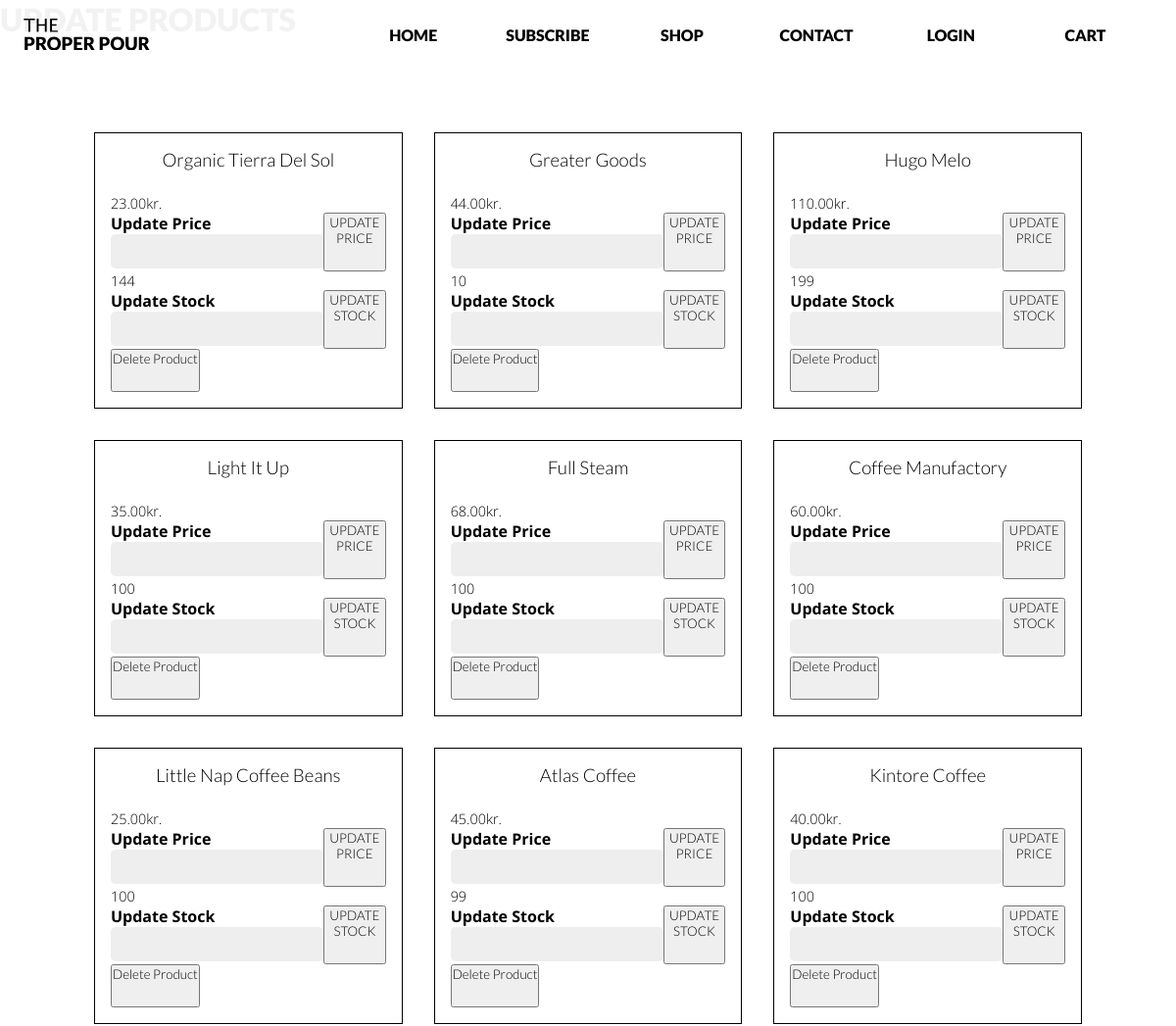
The app's page /admin.php (upper part), older data.
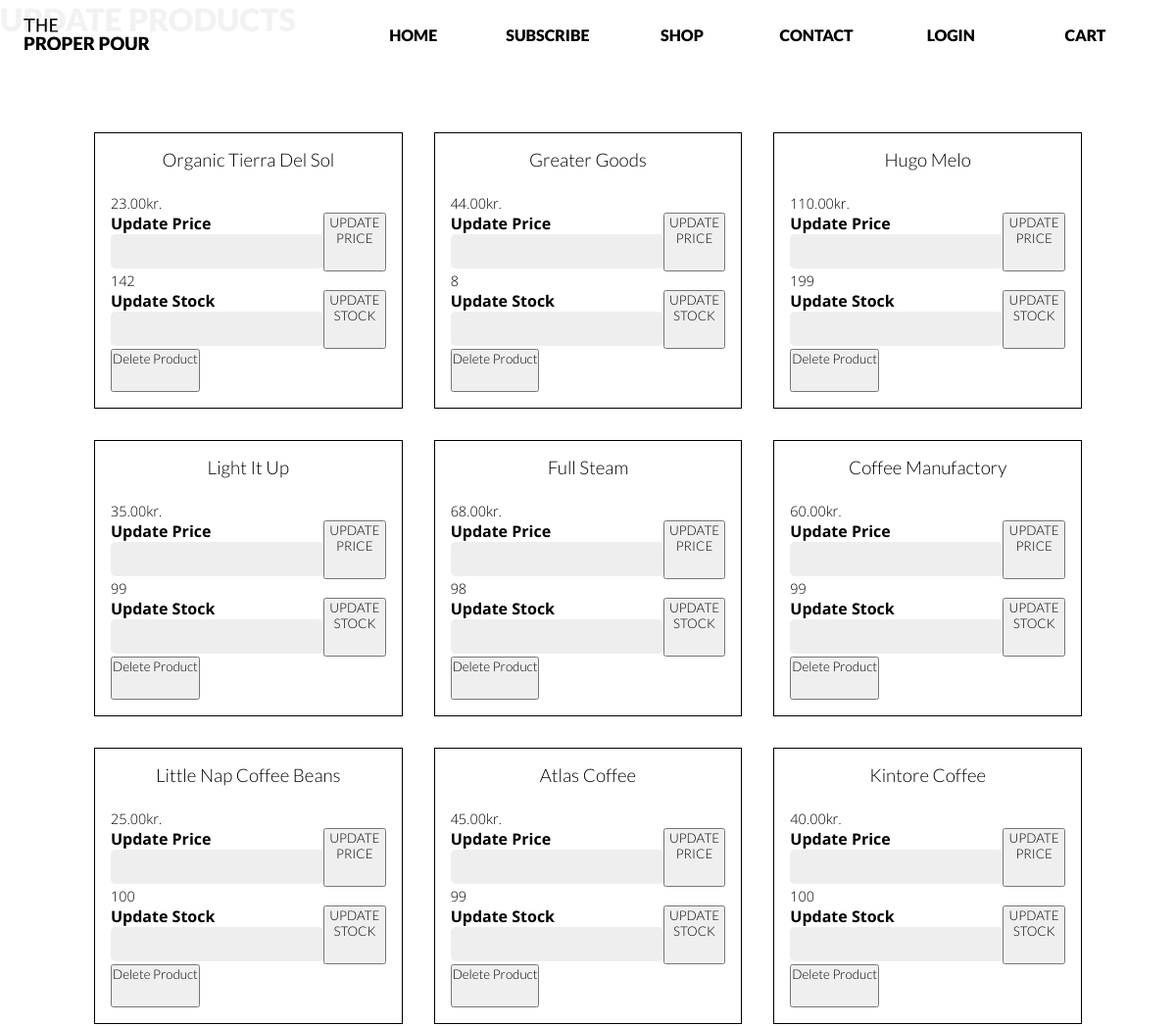
The same page, newer data.
### tables this page shows
CREATE TABLE `tproduct` (
  `nProductID` int(10) UNSIGNED NOT NULL,
  `cName` varchar(50) NOT NULL,
  `nCoffeeTypeID` mediumint(8) UNSIGNED NOT NULL,
  `nPrice` decimal(5,2) NOT NULL DEFAULT 0.00,
  `nStock` int(11) NOT NULL DEFAULT 0,
  `bActive` tinyint(1) NOT NULL DEFAULT 1
);

### admin.php (the view, shortened to what this page needs)
<?php
require_once(__DIR__.'/components/header.php');
require_once(__DIR__.'/connection.php');
?>
<main>
<h1>Update Products</h1>
<div class="adminProducts">
<?php
    $sql = "SELECT * FROM tProduct";
    $statement = $connection->prepare($sql);
    if($statement->execute()){
        $products = $statement->fetchAll(PDO::FETCH_ASSOC);
    foreach($products as $row){
        if($row['bActive']==1){
            echo '
            <div class="adminProduct" id="product-'.$row['nProductID'].' ">
            <h3 class="adminProductName">'.$row['cName'].' </h3>
            <p class="adminPropertyPrice">'.$row['nPrice'].'kr.</p>
            <form method="post" id="frmUpdatePrice">
    <label for="">Update Price<input type="text" name="updatePrice"></label>
    <button type="submit" class="btnUpdatePrice">UPDATE PRICE</button>
</form>
            <p class="propertyStock">'.$row['nStock'].'</p>
            <form method="post" id="frmUpdateStock">
    <label for="">Update Stock<input type="text" name="updateStock"></label>
    <button type="submit" class="btnUpdateStock">UPDATE STOCK</button>
</form>
<button class="btnDeleteProduct">Delete Product</button>
            </div>
            ';
        }
    }
}
?>
</div>
</main>
<?php
require_once(__DIR__.'/components/footer.php');

### components/header.php (shortened to what this page needs)
<?php
$menuPath = "";
if ($_SESSION) {
  $menuPath = "Profile";
} else {
  $menuPath = "Login";
}
?>
<html lang="en">
  <head>
    <link rel="stylesheet" href="style.css" />
  </head>
  <body>
    <header>
            <a href="index.php" class="logo bg-contain">The Proper Pour Logo</a>
            <nav class="deskmenu grid">
                <a href="index.php" class="<?php if($sCurrentPage == 'frontpage') echo 'active';?>">Home</a>
                    <a href="subscribe.php" class="<?php if($sCurrentPage == 'subscribe') echo 'active';?>">Subscribe</a>
                    <a href="shop.php" class="<?php if($sCurrentPage == 'shop') echo 'active';?>">Shop</a>
                    <a href="contact.php" class="<?php if($sCurrentPage == 'contact') echo 'active';?>">Contact</a>
                    <a class="<?php if($sCurrentPage == strtolower($menuPath)) echo 'active';?>"href="<?=strtolower($menuPath)?>.php"><?=$menuPath?></a>
                    <a href="cart.php" class=" <?php if($sCurrentPage == 'cart') echo 'active';?>">Cart</a>
            </nav>
        </header>

### components/footer.php (shortened to what this page needs)
</body>
</html>

### style.css (style rules this page uses)
* { box-sizing: border-box; padding: 0; margin: 0; }
html { scroll-behavior: smooth; }
.grid { display: grid; }
h1, h2, h5, a, .step-no .no, .frontpage h2, #formSearch label, .product h3, .filter h3, .testResults h3, .profile-details h3 { font-family: "Lato", sans-serif; font-weight: 900; text-transform: uppercase; text-align: center; }
h1 { text-align: inherit; }
h3, h5, .step-no .no, .frontpage h3 { padding-bottom: 2vw; }
h3, h4, button, .checkmark { font-family: "Lato", sans-serif; font-weight: 300; color: #000; text-align: center; padding-bottom: 2vw; }
p { font-size: calc(0.8em + 10%); }
body { font-family: "Open sans", sans-serif; font-weight: 300; color: black; max-width: 100vw; }
.bg-contain { background-size: contain; background-repeat: no-repeat; }
header { background: rgba(255, 255, 255, 0.95); max-width: 100vw; width: 100%; position: fixed; z-index: 80; top: 0; display: grid; grid-template-columns: 1fr 2.5fr; height: 70px; justify-content: center; align-items: center; padding: 0 2vw; }
a { text-decoration: none; }
.deskmenu { grid-template-columns: repeat(6, 1fr); justify-items: center; align-items: center; }
.deskmenu a, .hiddenMenu a { font-weight: 900; transition: 0.2s ease-in-out; }
.logo { background-image: url(img/the-proper-pour-logo.svg); color: transparent; height: 45%; }
a { color: black; }
input::placeholder, select > option { text-transform: uppercase; }
input { padding: 1vw; }
#frmAddProduct, #frmUpdateStock, #frmUpdatePrice { display: grid; margin: auto; }
#frmUpdateStock, #frmUpdatePrice { grid-template-columns: 1fr 1fr; }
.adminProducts { margin: 5em; display: grid; grid-template-columns: 1fr 1fr 1fr; }
.adminProduct { margin: 1em; border: 1px solid black; padding: 1em; }
label { font-weight: bold; }
input[type="text"], input[type="email"], input[type="password"], select { border: 0; border-radius: 5px; height: 35px; padding: 10px 10px 10px 30px; background: #eee; }
input[type="text"]:valid, input[type="email"]:valid, input[type="password"]:valid { background-size: 20px; background-repeat: no-repeat; background-position: 5px 6px; }

Row changes from the older to the newer data that the page shows:
changed tproduct "Organic Tierra Del Sol": nStock "144" → "142"
changed tproduct "Greater Goods": nStock "10" → "8"
changed tproduct "Light It Up": nStock "100" → "99"
changed tproduct "Full Steam": nStock "100" → "98"
changed tproduct "Coffee Manufactory": nStock "100" → "99"
